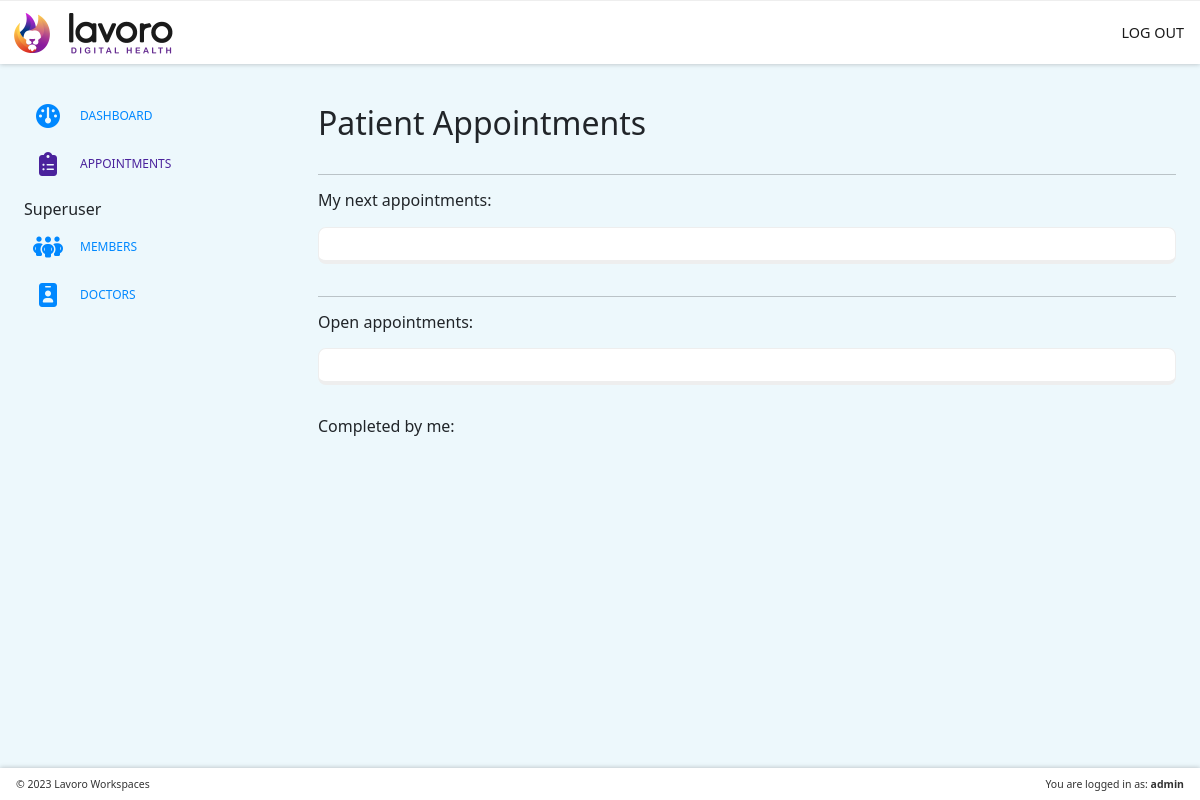
Before: /dashboard/patients/ (signed in) with the older database file.
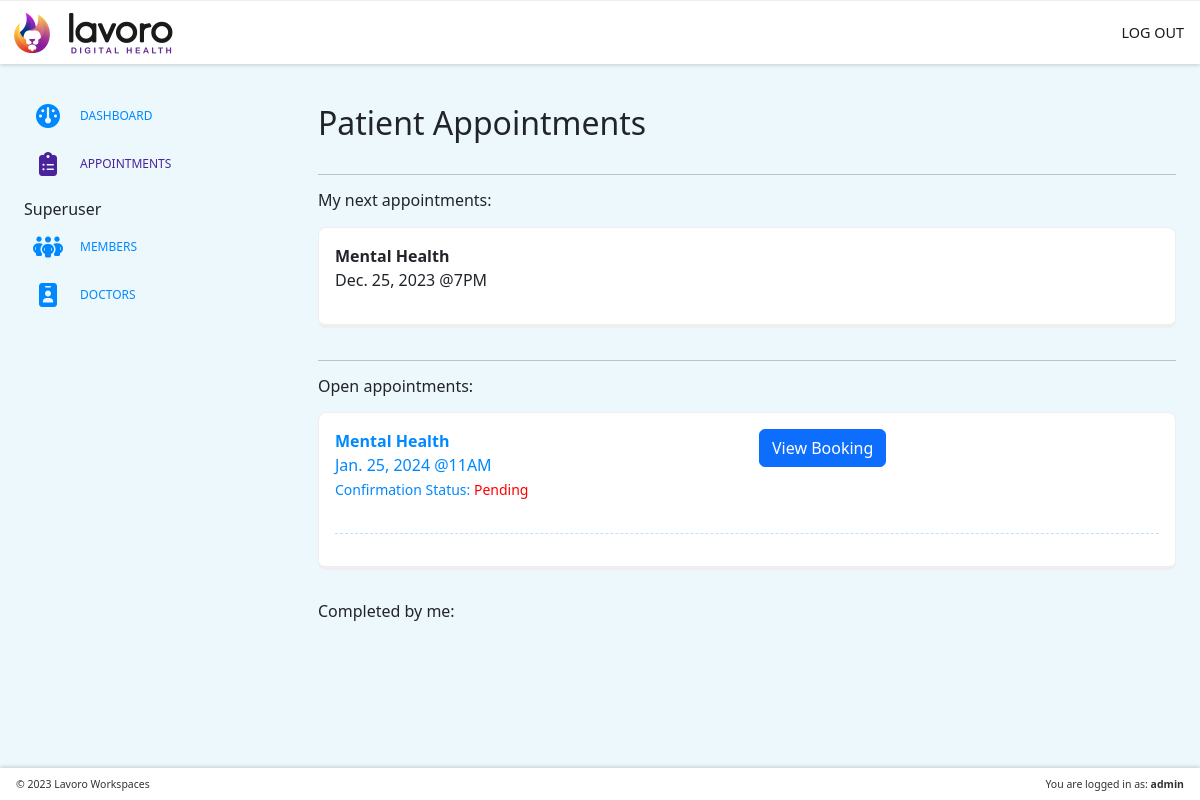
After: the same page with the newer database file.
### booking/models.py (models this page shows)
class Appointments(models.Model):
    phone_regex = RegexValidator(
        regex=r'^\+?1?\d{9,15}$',
        message="Phone number must be entered in the format: '+999999999'. Up to 15 digits allowed."
    )
    TYPE = (
        ("GP Consultation", "GP Consultation"),
        ("Mental Health", "Mental Health"),
    )
    SLOTS = (
        ("11AM", "11AM"),
        ("2PM", "2PM"),
        ("7PM", "7PM"),
    )
    app_member = models.ForeignKey(User, on_delete=models.CASCADE, null=True)
    app_type = models.CharField(max_length=100, choices=TYPE, default="11AM")
    app_date = models.DateField()
    app_time = models.CharField(max_length=4, choices=SLOTS, default="11AM")
    created = models.DateTimeField(default=datetime.now)
    confirmed = models.BooleanField(default=False, blank=True)
    doctor = models.IntegerField(default=0)
    completed = models.BooleanField(default=False, blank=True)

### dashboard/views.py (the view)
# urls.py: path('patients/', views.patients, name='patients'),
@login_required
def patients(request):
    print(request.user.id)
    patients = Appointments.objects.all().filter(confirmed=False).order_by('app_date')
    birds = Appointments.objects.all().filter(completed=False, doctor=request.user.id).order_by('app_date')
    context = {
        'patients': patients,
        'birds': birds
    }
    return render(request, 'patients.html', context)

### dashboard/templates/patients.html (shortened to what this page needs)
{% extends 'base_dashboard.html' %}
{% block dashboard_content %}
    <h2>
        Patient Appointments
    </h2>
    <hr/>
    <h6>My next appointments:</h6>
    <div class="content">
        {% for bird in birds %}
            <p>
                <strong>
                    {{ bird.app_type }}
                </strong>
                <br/>
                    {{ bird.app_date }} @{{ bird.app_time }}
            </p>
        {% endfor %}
        </div>
        <hr/>
        <h6>Open appointments:</h6>
        <div class="content">
        {% for patient in patients %}
        <div class="row">
            <div class="col-sm-6 text-start">
                <a href="./{{ patient.id }}">
                    <p>
                        <strong>
                            {{ patient.app_type }}
                        </strong>
                        <br/>
                            {{ patient.app_date }} @{{ patient.app_time }}
                        <br/>
                        <small>Confirmation Status:
                            {% if patient.confirmed %}
                                <span class="good">Confirmed</span>
                            {% else%}
                                <span class="bad">Pending</span>
                            {% endif%}
                        </small>
                    </p>
                </a>
            </div>
            <div class="col-sm-6">
                <button type="button" class="btn btn-primary" data-bs-toggle="modal" data-bs-target="#exampleModal{{ patient.id }}">
                    View Booking
                </button>
            </div>
        </div>
        <hr/>
        {% endfor %}
    </div>
    <h6>Completed by me:</h6>
{% endblock %}

### dashboard/templates/base_dashboard.html (shortened to what this page needs)
{% extends 'base.html' %}
{% load account %}
{% block content %}
    {% if user.is_authenticated  %}
        {% if user.is_staff %}
            <div class="container-fluid p-4">
                <div class="row">
                    <div class="col-xs-12 col-sm-12 col-md-3">
                        <aside>
                            <nav>
                                <ul>
                                    <li>
                                        <a href="{% url 'dashboard' %}">
                                            <i class="fa-solid fa-gauge"></i>
                                            <small>dashboard</small>
                                        </a>
                                    </li>
                                    <li>
                                        <a href="{% url 'patients' %}">
                                            <i class="fa-solid fa-clipboard-list"></i>
                                            <small>appointments</small>
                                        </a>
                                    </li>
                                </ul>
                                {% if user.is_superuser %}
                                <h6>Superuser</h6>
                                <ul>
                                    <li>
                                        <a href="{% url 'members' %}">
                                            <i class="fa-solid fa-people-group"></i>
                                            <small>members</small>
                                        </a>
                                    </li>
                                    <li>
                                        <a href="{% url 'staff' %}">
                                            <i class="fa-solid fa-id-badge"></i>
                                            <small>doctors</small>
                                        </a>
                                    </li>
                                    {% endif %}
                                </ul>
                            </nav>
                        </aside>
                    </div>
                    <div class="col-xs-12 col-sm-12 col-md-9">
                        <article>
                            <div>
                                {% block dashboard_content %}{% endblock %}
                            </div>
                        </article>
                    </div>
                </div>
            </div>
        {% endif %}
    {% else %}
        <a href="{% url 'account_login' %}" class="loggedOut">Please sign in to view this page.</a>
    {% endif %}
{% endblock %}

### templates/base.html (shortened to what this page needs)
{% load account %}
<!DOCTYPE html>
<html lang="en">
<head>
    {% load static %}
    <link rel="stylesheet" href="https://cdn.jsdelivr.net/npm/bootstrap@5.3.2/dist/css/bootstrap.min.css">
    <link rel="stylesheet" type="text/css" href="{% static 'css/styles.css' %}">
    <link rel="stylesheet" type="text/css" href="{% static 'libraries/jquery-ui-1.13.2/jquery-ui.css' %}">
</head>
<body>
    <header id="hdr" class="container-fluid">
        <div class="logo">
            <a href="{% url 'index' %}">
                <img src="{% static '/images/logo.png' %}" height="64px" alt="lavoro workspaces logo"/>
            </a>
        </div>
        <div class="authStatus">
            {% if user.is_authenticated %}
                <a href="{% url 'account_logout' %}">
                    Log out
                </a>
            {% else %}
                <a href="{% url 'account_login' %}">
                    Login
                </a>
            {% endif %}
        </div>
    </header>
    <main  style="background-color: #f6f6f6;">
        <section>
            {% block content %}{% endblock %}
        </section>
    </main>
    <footer id="ftr" class="container-fluid">
        <small style="float: left; width: auto;">
            &copy; 2023 Lavoro Workspaces
        </small>
    {% if user.is_authenticated  %}
    {% if user.is_staff %}
        <small style="float: right; width: auto;">You are logged in as: <strong>{{ user.username }}</strong></small>
    {% endif %}
    {% endif %}
    </footer>
</body>
</html>

### static/css/styles.css (style rules this page uses)
body { margin: 0; font-size: 16px; background-color: #fff; }
* { box-sizing: border-box; }
a { text-decoration: none; color: inherit; }
img { max-width: 100%; }
.bad { color: red; }
h1, h2, h3, h4, h5, h6 { font-weight: 400; }
h6 { margin: 1em 0; }
header, footer, main, nav, section, aside, article { display: block; float: left; width: 100%; }
#hdr { border-top: 1px solid #eee; position: relative; z-index: 2; position: fixed; height: 64px; line-height: 40px; padding: 0; background: #fff; color: #fff; box-shadow: 0px 0px 5px 0px rgba(0, 0, 0, 0.25); }
#hdr .logo { float: left; width: auto; }
#hdr .logo img { float: left; }
#hdr .authStatus { width: auto; margin-right: 16px; float: right; font-size: 0.9em; text-transform: uppercase; }
#hdr .authStatus a { display: inline-block; height: 64px; line-height: 64px; border-radius: 12px; color: #1A1A1A; position: relative; }
main { padding: 0em; }
main a { color: #0088ff; }
main section { background-color: #edf8fc; position: relative; padding: 64px 0 0 0; min-height: 100vh; }
main section aside { float: left; width: 100%; }
main section aside nav { float: left; width: 100%; padding: 1em 0; }
main section aside nav ul { float: left; margin: 0; width: 100%; padding: 0; list-style: none; }
main section aside nav ul li { width: auto; padding: 0 0 24px 0; text-align: center; }
main section aside nav ul li a { padding: 8px; line-height: 24px; width: auto; }
main section aside nav ul li a i { font-size: 24px; float: left; width: 48px; height: 24px; margin: 0 auto; border-radius: 8px; padding: 0; }
main section aside nav ul li a small { float: left; width: auto; font-size: 12px; white-space: nowrap; margin-left: 8px; text-transform: uppercase; }
main section article { padding: 1em 0; }
main section article h2 { margin-bottom: 1em; }
main section article p { max-width: 768px; }
main section article .content { border: 1px solid #eee; border-bottom: 4px solid #eee; border-radius: 8px; background-color: #fff; padding: 1em; margin-bottom: 2em; }
main section article .content hr { border: none; border-bottom: 1px dashed #0088ff; opacity: 0.25; }
#ftr { position: fixed; bottom: 0; left: 0; font-size: 12px; background-color: #fff; color: #333; padding: 0 16px; line-height: 32px; box-shadow: 0px 0px 5px 0px rgba(0, 0, 0, 0.25); }
.active { color: #4a229c !important; }

Changed rows visible on the page:
added Appointments: app_type "Mental Health", app_date "Dec. 25, 2023", app_time "7PM", shown under "My next appointments:"
added Appointments: app_type "Mental Health", app_date "Jan. 25, 2024", app_time "11AM", confirmed "Pending", shown under "Open appointments:"
